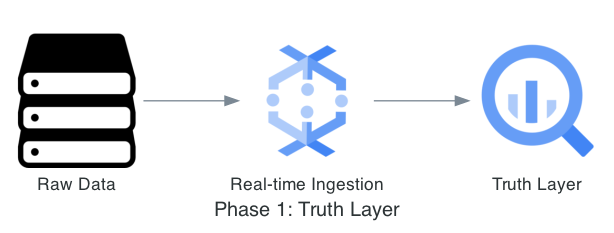

The script that drew this image:
from diagrams import Diagram, Edge
from diagrams.gcp.analytics import Dataflow, BigQuery
from diagrams.generic.storage import Storage

graph_attr = {"pad": "0.1", "nodesep": "0.5", "ranksep": "1.0", "bgcolor": "transparent"}

with Diagram("Phase 1: Truth Layer", show=False, filename="gov_phase1_observability", direction="LR", graph_attr=graph_attr):
    source = Storage("Raw Data")
    ingest = Dataflow("Real-time Ingestion")
    dw = BigQuery("Truth Layer")
    
    source >> ingest >> dw
